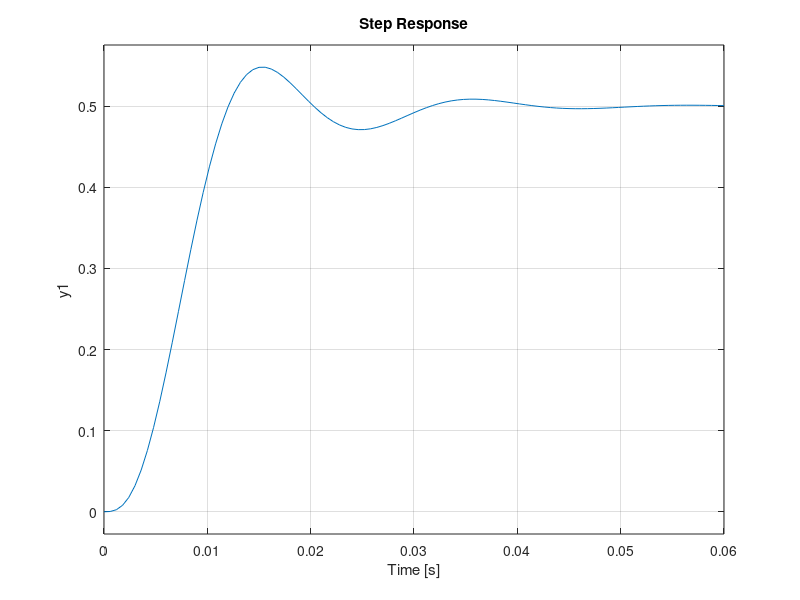
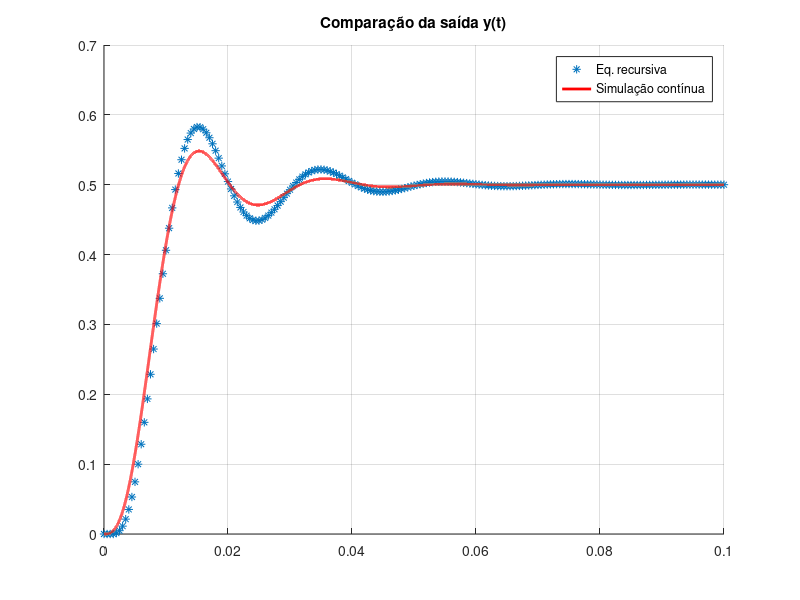
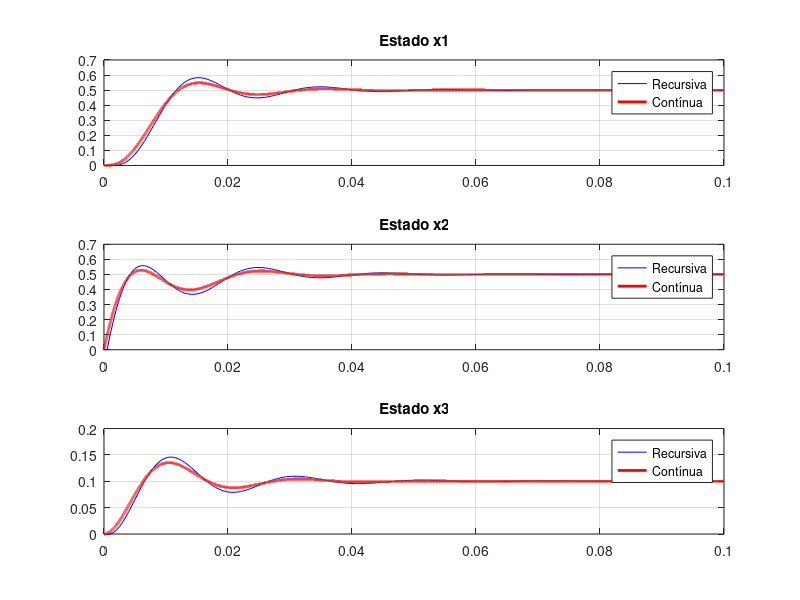

Reproduce these figures in MATLAB, in order.
clc; 
clear all; 
close all;

R1 = 5;
R2 = 5;
L = 20e-3;
C1 = 1000e-6;
C2 = 1000e-6;
t = 0:1e-6:100e-3;

A = [-1/(C1*R1) 0 1/C1; 0 -1/(C2*R2) -1/C2; -1/L 1/L 0];
B = [0; 1/(C2*R2); 0];
C = [1 0 0];
D = 0;

ysistema = ss(A,B,C,D);
% entrada nula
u=zeros(1,length(t));

figure(1)
step(ysistema)

% Equações recursivas
T = 5e-4;
tf = 100e-3;
k=0:tf/T;

u  = ones (1,length(k));
x1 = zeros(1,length(k));
x2 = zeros(1,length(k));
x3 = zeros(1,length(k));
x1_pto= zeros(1,length(k));
x2_pto= zeros(1,length(k));
x3_pto= zeros(1,length(k));
y  = zeros(1,length(k));
y(1)=C(1)*x1(1)+C(2)*x2(1)+C(3)*x3(1)+D*u(1);

for i=2:length(k)
   x1(i) = T*x1_pto(i-1)+x1(i-1);
   x2(i) = T*x2_pto(i-1)+x2(i-1);
   x3(i) = T*x3_pto(i-1)+x3(i-1);

   y(i)  = C(1)*x1(i)+C(2)*x2(i)+C(3)*x3(i)+D*u(i);

   x1_pto(i)= A(1,1)*x1(i)+A(1,2)*x2(i)+A(1,3)*x3(i)+B(1)*u(i);
   x2_pto(i)= A(2,1)*x1(i)+A(2,2)*x2(i)+A(2,3)*x3(i)+B(2)*u(i);
   x3_pto(i)= A(3,1)*x1(i)+A(3,2)*x2(i)+A(3,3)*x3(i)+B(3)*u(i);
end

u_cont = ones(1, length(t));  
[y_continuo, t_continuo, x_continuo] = lsim(ysistema, u_cont, t);

figure('Name','Gráfico Vo(kt)');
hold on
plot(k*T, y, '*', 'DisplayName', 'Eq. recursiva');             
plot(t_continuo, y_continuo, 'r', 'LineWidth', 2,'DisplayName','Simulação contínua');                       
grid;
legend;
title('Comparação da saída y(t)');
hold off;

figure('Name','Estados x1, x2, x3');

subplot(3,1,1);
plot(k*T, x1, 'b'); hold on;
plot(t_continuo, x_continuo(:,1), 'r', 'LineWidth',2);
title('Estado x1');
legend('Recursiva','Contínua');
grid on;

subplot(3,1,2);
plot(k*T, x2, 'b'); hold on;
plot(t_continuo, x_continuo(:,2), 'r', 'LineWidth',2);
title('Estado x2');
legend('Recursiva','Contínua');
grid on;

subplot(3,1,3);
plot(k*T, x3, 'b'); hold on;
plot(t_continuo, x_continuo(:,3), 'r', 'LineWidth',2);
title('Estado x3');
legend('Recursiva','Contínua');
grid on;